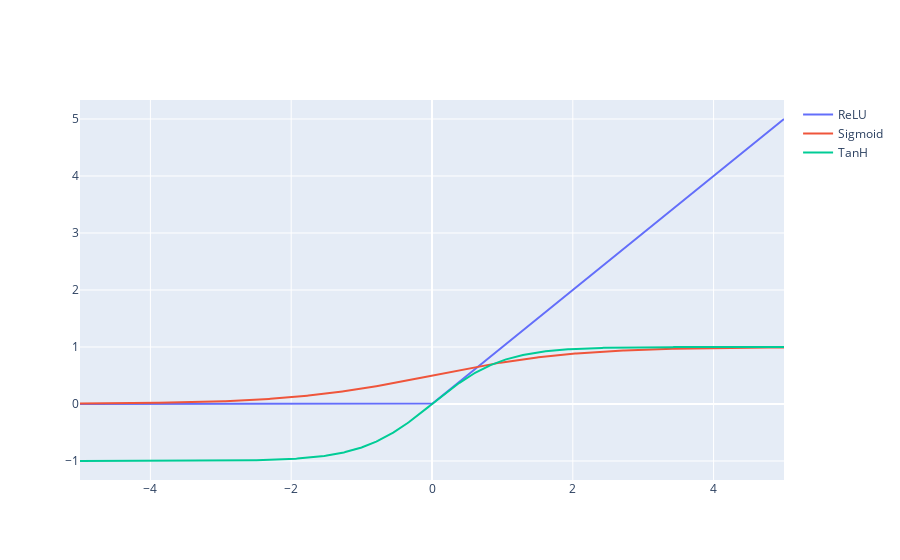

This figure's notebook cell:
### Markdown cell above
## Activation functions 💡💡

An exhaustive list of all pre-implemented activation functions in PyTorch may be found in the [official documentation](https://pytorch.org/docs/stable/nn.functional.html).

Activation functions can be used in different forms in PyTorch. They can be added as an argument of layer objects and therefore take the form of functions from `torch.nn.functional`:

### Code cell
import torch
import torch.nn.functional as F
import numpy as np
import plotly.graph_objects as go

x = torch.linspace(-5, 5, 500)

fig = go.Figure(data=[
    go.Scatter(x=x.numpy(), y=F.relu(x).numpy(), mode="lines", name="ReLU"),
    go.Scatter(x=x.numpy(), y=F.sigmoid(x).numpy(), mode="lines", name="Sigmoid"),
    go.Scatter(x=x.numpy(), y=F.tanh(x).numpy(), mode="lines", name="TanH"),
])

fig.show()

# Another activation function we haven't yet talked about but will be useful
# for multi-class classification problems is "softmax", which we will explore in practice.

### Figure 1 — Plotly figure (JSON) as saved in the notebook; plotly's stock layout.template omitted (floating-point values rounded to 4 significant figures; data arrays with more than 128 entries replaced by an {"elided": "..."} marker saying what was removed)
{"data": [{"mode": "lines", "name": "ReLU", "type": "scatter", "x": {"elided": "500 float values"}, "y": {"elided": "500 float values"}}, {"mode": "lines", "name": "Sigmoid", "type": "scatter", "x": {"elided": "500 float values"}, "y": {"elided": "500 float values"}}, {"mode": "lines", "name": "TanH", "type": "scatter", "x": {"elided": "500 float values"}, "y": {"elided": "500 float values"}}], "layout": {}}
